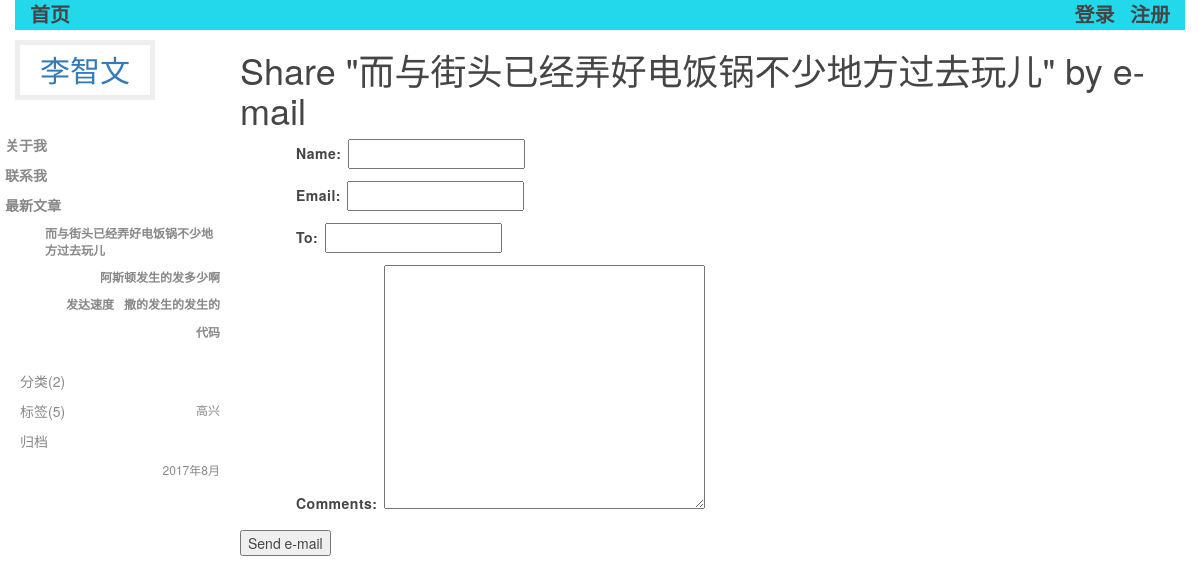
Page /6/share/ on the committed database.
### blog/models.py (models this page shows, shortened)
class Post(models.Model):
    title = models.CharField(max_length=50, verbose_name=u'标题')
    body = models.TextField(verbose_name=u'正文')
    created_time = models.DateTimeField(auto_now_add=True)
    modified_time = models.DateTimeField(auto_now=True)
    excerpt = models.CharField(max_length=200, verbose_name=u'摘要', blank=True)
    category = models.ForeignKey(Category, verbose_name=u'分类')
    tags = models.ManyToManyField(Tag, blank=True, verbose_name=u'标签')
    author = models.ForeignKey(User, verbose_name=u'作者')
    views = models.PositiveIntegerField(default=0, verbose_name=u'点击数')
    class Meta:
        verbose_name = u"正文"
        verbose_name_plural = verbose_name
    def get_absolute_url(self):
        return reverse('blog:detail', kwargs={'pk': self.pk})

class Category(models.Model):
    name = models.CharField(max_length=100, verbose_name=u'分类')
    class Meta:
        verbose_name = u"分类"
        verbose_name_plural = verbose_name

### blog/views.py (the view)
# urls.py: url(r'^(?P<post_id>\d+)/share/$', views.post_share, name='post_share'),
def post_share(request, post_id):
    post = get_object_or_404(Post, id=post_id)
    sent = False
    if request.method == 'POST':
        form = EmailPostForm(request.POST)
        if form.is_valid():
            cd = form.cleaned_data
            post_url = request.build_absolute_uri(post.get_absolute_url())
            subject = '{} ({}) recommends you reading "{}"'.format(cd['name'], cd['email'], post.title)
            message = 'Read "{}" at {}\n\n{}\'s comments: {}'.format(post.title, post_url, cd['name'], cd['comments'])
            send_mail(subject, message, 'zzl_wen@sina.com', [cd['to']])
            sent = True
    else:
        form = EmailPostForm()
    return render(request, 'share.html', {'post': post,
                                          'form': form,
                                          'sent': sent})

### blog/forms.py
class EmailPostForm(forms.Form):
    name = forms.CharField(max_length=25)
    email = forms.EmailField()
    to = forms.EmailField()
    comments = forms.CharField(required=False, widget=forms.Textarea)

### blog/templatetags/blog_tags.py (called while the page is built)
@register.simple_tag
def get_recent_posts(num=5):
    return Post.objects.all().order_by('-created_time')[:num]

@register.simple_tag
def archives():
    return Post.objects.dates('created_time', 'month', order='DESC')

@register.simple_tag
def get_categories():
    return Category.objects.all()

### templates/share.html (shortened to what this page needs)
{% extends 'base.html' %}
{% block main %}
  {% if sent %}
    <h1>E-mail successfully sent</h1>
    <p>
      "{{ post.title }}" was successfully sent to {{ cd.to }}.
    </p>
  {% else %}
    <h1>Share "{{ post.title }}" by e-mail</h1>
    <form action="." method="post">
      {{ form.as_p }}
      <input type="submit" value="Send e-mail">
    </form>
  {% endif %}
{% endblock %}

### templates/base.html (shortened to what this page needs)
{% load staticfiles %}
{% load blog_tags %}
<!DOCTYPE html>
<html lang="en">
<head>
  <link rel="stylesheet" href="{% static 'css/normalize.css' %}">
  <link rel="stylesheet" href="{% static 'css/main.css' %}">
 <link rel="stylesheet" href="{% static 'css/bootstrap.css' %}">
</head>
<body>
<div class="nav">
    <div class="container clear-float">
        <div class="fl">
            <a href="{% url 'blog:index' %}">首页</a>
        </div>
        <div class="fr">
        {% if request.user.is_authenticated %}
         Hello&nbsp;,{{ request.user.first_name }},
                    <a href="{% url "logout" %}">登出</a>
               {% else %}
                    <ul>
                        <li>
                            <a href="{% url "login" %}">登录</a>&nbsp;&nbsp;&nbsp;
                            <a href="{% url 'register' %}">注册</a>
                        </li>
                    </ul>
        {% endif %}
        </div>
    </div>
</div>
<div class="side-bar">
  <div class="header">
    <a href="{% url 'blog:index' %}" class="logo">李智文</a>
  </div>
  <div class="nav">
    <a href="#" class="item">关于我</a>
    <a href="#" class="item">联系我</a>
    <a href="#" class="item">最新文章</a>
      <div class="tags_body">
      {% get_recent_posts as recent_post_list %}
      <ul>
          {% for post in recent_post_list %}
        <li>
          <a href="{{ post.get_absolute_url }}">{{ post.title }}</a>
        </li>
          {% empty %}
          暂无文章！
          {% endfor %}
      </ul>
    </div>
  </div>
  <div class="tag-list">
    <a href="#" class="item">分类(2)</a>
        <div class="tags_body">
      {% get_categories as category_list %}
      <ul>
          {% for category in category_list %}
        <li>
          <a href="{% url 'blog:category' category.pk %}">{{ category.name }}</a>
        </li>
          {% empty %}
          暂无文章！
          {% endfor %}
      </ul>
    </div>
    <a href="#" class="item">标签(5)</a>
    <a href="#" class="item">归档</a>
      <div class="tags_body">
      {% archives as date_list %}
      <ul>
          {% for date in date_list %}
        <li>
          <a href="{% url 'blog:archives' date.year date.month %}">{{ date.year }}年{{ date.month }}月</a>
        </li>
          {% empty %}
          暂无归档！
          {% endfor %}
      </ul>
    </div>
  </div>
</div>
<div class="main">
{% block main %}
{% endblock main %}
</div>
</body>
</html>

### static/css/main.css (style rules this page uses)
body { background: #454545; line-height:1.7; }
a { text-decoration:none; }
a, body { color:#eee; }
.side-bar { float: left; width: 20%; }
.side-bar > * { padding:10px 15px; }
.side-bar .nav a, .side-bar .tag-list a { display: block; padding:5px; color:#888; -webkit-transition: color 200ms ; -o-transition: color 200ms ; transition: color 200ms ; }
.side-bar .nav a { font-weight: 700; }
.tags_body ul { margin:0; }
.tags_body li { list-style:none; }
.tags_body a { display:block; font-size:12px; }
.main { float: right; width: 80%; color: #454545; }
.header .logo { line-height:1; border:5px solid #eee; padding:10px 20px; font-size:30px; display: inline-block; margin-bottom:10px; }
p { line-height: 1.7em; text-indent: 2em; letter-spacing: 0.5px; word-spacing: 2px; }
.container { height: 30px; display: block; margin: 0 auto; background:#22D8EA; }
.fl { float: left; }
.fr, nav ul,li { float: right; display:block; }
.clear-float:after, .clear-float:before { content: ' '; display: block; clear: both; }
.container a { color: #454545; font-size: 20px; font-weight:bold; }

### rows in the picture
Post: title "而与街头已经弄好电饭锅不少地方过去玩儿"
Post: title "阿斯顿发生的发多少啊"
Post: title "撒的发生的发生的"
Post: title "发达速度"
Post: title "代码"
Category: name "高兴"

### other values in the picture
{{ date.year }} "2017"
{{ date.month }} "8"
